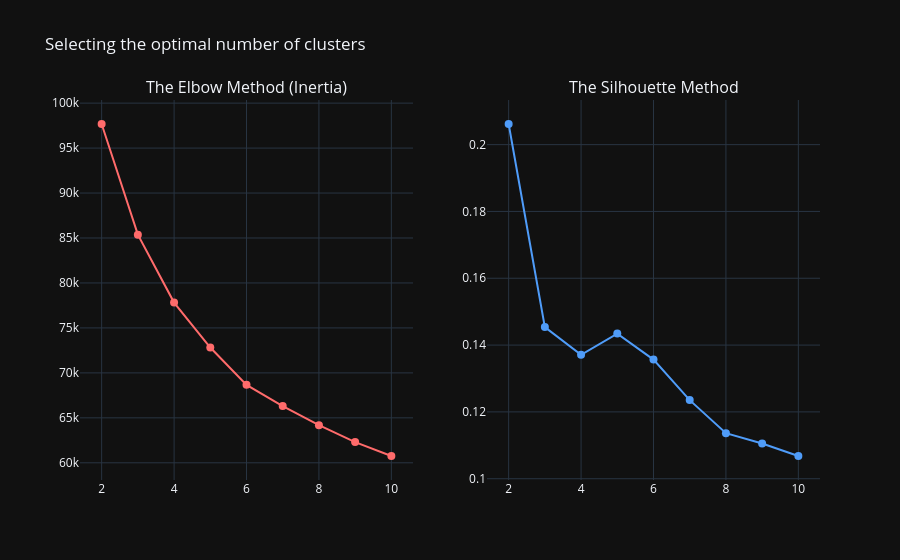

Here is the notebook cell this chart was saved with:
### Markdown cell above
## Clusterization 
### If the clusters are clearly separated by churn, it means that behavioral patterns actually exist and are not random.

### We can test the hypothesis: **customers prone to churn form a distinct behavioral segment**, distinguishable from loyal customers by transaction activity, credit behavior, and engagement.

### Code cell
from sklearn.cluster import KMeans
from sklearn.preprocessing import StandardScaler
from sklearn.metrics import silhouette_score
import plotly.graph_objects as go
from plotly.subplots import make_subplots

num_cols = [
    "Customer_Age", "Dependent_count", "Months_on_book",
    "Total_Relationship_Count", "Months_Inactive_12_mon",
    "Contacts_Count_12_mon", "Credit_Limit", "Total_Revolving_Bal",
    "Total_Trans_Amt", "Total_Trans_Ct", "Avg_Utilization_Ratio"
]

scaler = StandardScaler()
X_scaled = scaler.fit_transform(df[num_cols])

inertias = []
silhouettes = []
K_range = range(2, 11)

for k in K_range:
    km = KMeans(n_clusters=k, random_state=42, n_init=10)
    labels = km.fit_predict(X_scaled)
    inertias.append(km.inertia_)
    silhouettes.append(silhouette_score(X_scaled, labels))

fig = make_subplots(rows=1, cols=2,
                    subplot_titles=["The Elbow Method (Inertia)", "The Silhouette Method"])

fig.add_trace(go.Scatter(
    x=list(K_range), y=inertias,
    mode="lines+markers",
    marker=dict(color="#FF6B6B", size=8),
    line=dict(color="#FF6B6B", width=2),
    name="Inertia"
), row=1, col=1)

fig.add_trace(go.Scatter(
    x=list(K_range), y=silhouettes,
    mode="lines+markers",
    marker=dict(color="#4F9CF9", size=8),
    line=dict(color="#4F9CF9", width=2),
    name="Silhouette"
), row=1, col=2)

fig.update_layout(
    title="Selecting the optimal number of clusters",
    template="plotly_dark",
    showlegend=False
)
fig.show()

### Figure 1 — Plotly figure (JSON) as saved in the notebook; plotly's stock layout.template omitted (floating-point values rounded to 4 significant figures)
{"data": [{"line": {"color": "#FF6B6B", "width": 2}, "marker": {"color": "#FF6B6B", "size": 8}, "mode": "lines+markers", "name": "Inertia", "type": "scatter", "x": [2, 3, 4, 5, 6, 7, 8, 9, 10], "xaxis": "x", "y": [97680.0, 85370.0, 77820.0, 72820.0, 68670.0, 66320.0, 64190.0, 62310.0, 60760.0], "yaxis": "y"}, {"line": {"color": "#4F9CF9", "width": 2}, "marker": {"color": "#4F9CF9", "size": 8}, "mode": "lines+markers", "name": "Silhouette", "type": "scatter", "x": [2, 3, 4, 5, 6, 7, 8, 9, 10], "xaxis": "x2", "y": [0.2062, 0.1454, 0.1371, 0.1434, 0.1357, 0.1235, 0.1136, 0.1106, 0.1068], "yaxis": "y2"}], "layout": {"annotations": [{"font": {"size": 16}, "showarrow": false, "text": "The Elbow Method (Inertia)", "x": 0.225, "xanchor": "center", "xref": "paper", "y": 1, "yanchor": "bottom", "yref": "paper"}, {"font": {"size": 16}, "showarrow": false, "text": "The Silhouette Method", "x": 0.775, "xanchor": "center", "xref": "paper", "y": 1, "yanchor": "bottom", "yref": "paper"}], "showlegend": false, "title": {"text": "Selecting the optimal number of clusters"}, "xaxis": {"anchor": "y", "domain": [0, 0.45]}, "xaxis2": {"anchor": "y2", "domain": [0.55, 1]}, "yaxis": {"anchor": "x", "domain": [0, 1]}, "yaxis2": {"anchor": "x2", "domain": [0, 1]}}}
